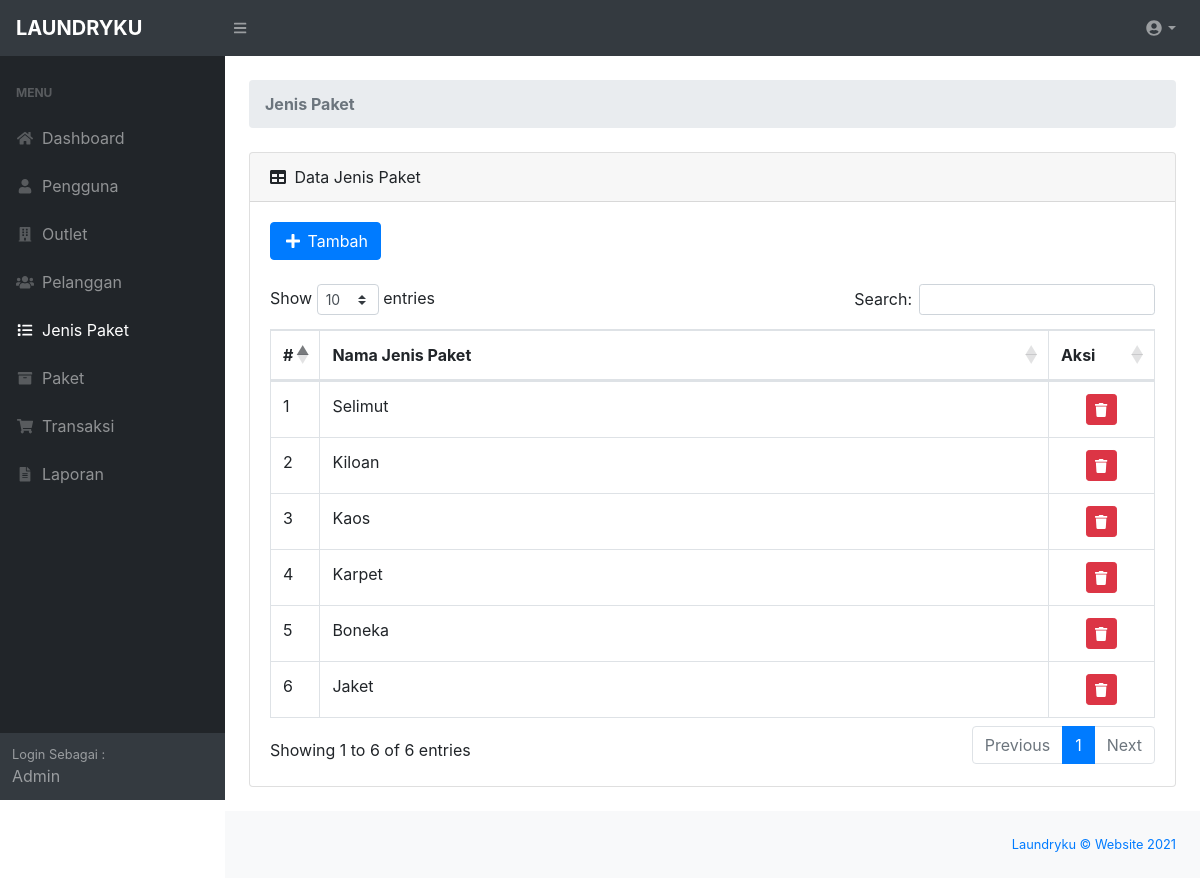
/admin/index_jenis_paket.php (signed in), run on the app's committed database.
### tables this page shows
CREATE TABLE `tb_kategori_paket` (
  `id_kategori_paket` int(11) NOT NULL,
  `nama_kategori` varchar(35) NOT NULL
);

### admin/functions.php (called while the page is built, shortened)
<?php
function ambildata($conn,$query){
    $data = mysqli_query($conn,$query);
    if (mysqli_num_rows($data) > 0) {
        while($row = mysqli_fetch_assoc($data)){
        $hasil[] = $row;
    }
    return $hasil;
    }
}
?>

### admin/index_jenis_paket.php (the view, shortened to what this page needs)
<?php
require 'functions.php';
require 'layout_header.php';
$query = "Call GetAllJenisPaket()";
$data = ambildata($conn, $query);
?>
<div id="layoutSidenav_content">
    <main>
        <div class="container-fluid">
            <ol class="breadcrumb mb-4">
                <li class="breadcrumb-item active"><b>Jenis Paket</b></li>
            </ol>
            <div class="card mb-4">
                <div class="card-header">
                    <i class="fas fa-table mr-1"></i>
                    Data Jenis Paket
                </div>
                <div class="card-body">
                    <div class="col-m-6">
                        <a href="jenis_paket_tambah.php" class="btn btn-primary box-title"><i
                                class="fa fa-plus fa-fw"></i>
                            Tambah</a>
                    </div>
                    <br>
                    <div class="table-responsive">
                        <table class="table table-bordered" id="dataTable" width="100%" cellspacing="0">
                            <thead>
                                <tr align="center">
                                    <th width="4%">#</th>
                                    <th>Nama Jenis Paket</th>
                                    <th width="12%">Aksi</th>
                                </tr>
                            </thead>
                            <tbody>
                                <?php error_reporting(0);
                                $no=1; foreach($data as $paket): ?>
                                <tr>
                                    <td><?= $no++ ?></td>
                                    <td><?= $paket['nama_kategori'] ?></td>
                                    <td align="center">
                                        <div class="btn-group-sm" role="group" aria-label="Basic example">
                                            <a href="jenis_paket_hapus.php?id=<?= $paket['id_kategori_paket']; ?>"
                                                onclick="return confirm('Yakin hapus data ? ');" data-toggle="tooltip"
                                                data-placement="bottom" title="Hapus" class="btn btn-danger"><i
                                                    class="fa fa-trash"></i></a>
                                        </div>
                                    </td>
                                </tr>
                                <?php endforeach; ?>
                            </tbody>
                        </table>
                    </div>
                </div>
            </div>
        </div>
    </main>
    <?php
require 'layout_footer.php';
?>

### data on the page
tb_kategori_paket: nama_kategori "Selimut"
tb_kategori_paket: nama_kategori "Kiloan"
tb_kategori_paket: nama_kategori "Kaos"
tb_kategori_paket: nama_kategori "Karpet"
tb_kategori_paket: nama_kategori "Boneka"
tb_kategori_paket: nama_kategori "Jaket"
